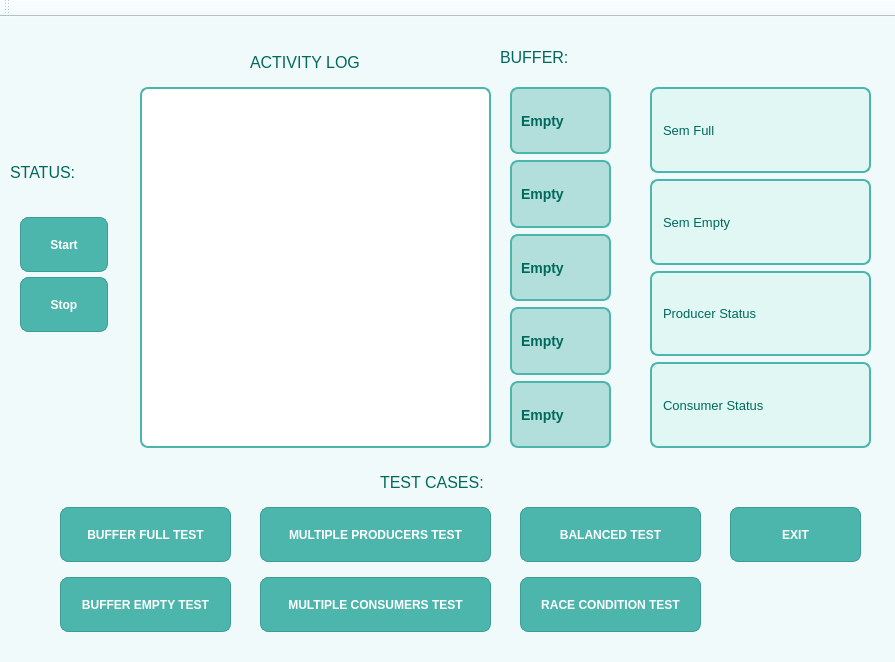
<?xml version="1.0" encoding="UTF-8"?>
<ui version="4.0">
 <class>MainWindow</class>
 <widget class="QMainWindow" name="MainWindow">
  <property name="geometry">
   <rect>
    <x>0</x>
    <y>0</y>
    <width>895</width>
    <height>662</height>
   </rect>
  </property>
  <property name="windowTitle">
   <string>MainWindow</string>
  </property>
  <property name="styleSheet">
   <string notr="true">QMainWindow {
    background-color: #f0fafa;
}

QWidget {
    background-color: #f0fafa;
    font-family: Arial;
    font-size: 12px;
}

QPushButton {
    background-color: #4db6ac;
    color: #ffffff;
    border-radius: 8px;
    padding: 6px;
    font-weight: bold;
    border: 1px solid #3a9e94;
}

QPushButton:hover {
    background-color: #3a9e94;
}

QPushButton:disabled {
    background-color: #b2dfdb;
    color: #80cbc4;
}

QTextEdit {
    background-color: #ffffff;
    border: 2px solid #4db6ac;
	
    border-radius: 8px;
    padding: 5px;
    color: #00695c;
	font-size:14px;
}

QLabel {
    color: #00695c; 
    font-weight: bold;
	font:16px;
	qproperty-alignment: AlignCenter;
}

QLabel#slot0, QLabel#slot1, QLabel#slot2, QLabel#slot3, QLabel#slot4 {
    background-color: #b2dfdb;
    border: 2px solid #4db6ac;
    border-radius: 8px;
    color: #00695c;
    font-size: 14px;
    font-weight: bold;
    padding: 5px;
    min-height: 50px;
    qproperty-alignment: AlignCenter;
}

QLabel#semFullLabel, QLabel#semEmptyLabel {
    background-color: #e0f7f4;
    border: 2px solid #4db6ac;
    border-radius: 8px;
    padding: 8px;
    font-size: 13px;
}

QLabel#producerStatusLabel, QLabel#consumerStatusLabel {
    background-color: #e0f7f4;
    border: 2px solid #4db6ac;
    border-radius: 8px;
    padding: 8px;
    font-size: 13px;
}</string>
  </property>
  <widget class="QWidget" name="centralwidget">
   <widget class="QPushButton" name="startButton">
    <property name="geometry">
     <rect>
      <x>20</x>
      <y>200</y>
      <width>88</width>
      <height>55</height>
     </rect>
    </property>
    <property name="text">
     <string>Start</string>
    </property>
   </widget>
   <widget class="QPushButton" name="stopButton">
    <property name="geometry">
     <rect>
      <x>20</x>
      <y>260</y>
      <width>88</width>
      <height>55</height>
     </rect>
    </property>
    <property name="text">
     <string>Stop</string>
    </property>
   </widget>
   <widget class="QLabel" name="label">
    <property name="geometry">
     <rect>
      <x>10</x>
      <y>130</y>
      <width>101</width>
      <height>51</height>
     </rect>
    </property>
    <property name="text">
     <string>STATUS:</string>
    </property>
   </widget>
   <widget class="QLabel" name="label_7">
    <property name="geometry">
     <rect>
      <x>250</x>
      <y>30</y>
      <width>141</width>
      <height>31</height>
     </rect>
    </property>
    <property name="text">
     <string>ACTIVITY LOG</string>
    </property>
   </widget>
   <widget class="QTextEdit" name="logDisplay">
    <property name="geometry">
     <rect>
      <x>140</x>
      <y>70</y>
      <width>351</width>
      <height>361</height>
     </rect>
    </property>
   </widget>
   <widget class="QPushButton" name="testFullButton">
    <property name="geometry">
     <rect>
      <x>60</x>
      <y>490</y>
      <width>171</width>
      <height>55</height>
     </rect>
    </property>
    <property name="text">
     <string>BUFFER FULL TEST</string>
    </property>
   </widget>
   <widget class="QPushButton" name="testRaceButton">
    <property name="geometry">
     <rect>
      <x>520</x>
      <y>560</y>
      <width>181</width>
      <height>55</height>
     </rect>
    </property>
    <property name="text">
     <string>RACE CONDITION TEST</string>
    </property>
   </widget>
   <widget class="QPushButton" name="testEmptyButton">
    <property name="geometry">
     <rect>
      <x>60</x>
      <y>560</y>
      <width>171</width>
      <height>55</height>
     </rect>
    </property>
    <property name="text">
     <string>BUFFER EMPTY TEST</string>
    </property>
   </widget>
   <widget class="QPushButton" name="testMultiProdButton">
    <property name="geometry">
     <rect>
      <x>260</x>
      <y>490</y>
      <width>231</width>
      <height>55</height>
     </rect>
    </property>
    <property name="styleSheet">
     <string notr="true"/>
    </property>
    <property name="text">
     <string>MULTIPLE PRODUCERS TEST</string>
    </property>
   </widget>
   <widget class="QPushButton" name="testMultiConsButton">
    <property name="geometry">
     <rect>
      <x>260</x>
      <y>560</y>
      <width>231</width>
      <height>55</height>
     </rect>
    </property>
    <property name="text">
     <string>MULTIPLE CONSUMERS TEST</string>
    </property>
   </widget>
   <widget class="QPushButton" name="balancedTestButton">
    <property name="geometry">
     <rect>
      <x>520</x>
      <y>490</y>
      <width>181</width>
      <height>55</height>
     </rect>
    </property>
    <property name="text">
     <string>BALANCED TEST</string>
    </property>
   </widget>
   <widget class="QLabel" name="label_2">
    <property name="geometry">
     <rect>
      <x>380</x>
      <y>450</y>
      <width>141</width>
      <height>31</height>
     </rect>
    </property>
    <property name="text">
     <string>TEST CASES:</string>
    </property>
   </widget>
   <widget class="QWidget" name="verticalLayoutWidget">
    <property name="geometry">
     <rect>
      <x>510</x>
      <y>70</y>
      <width>101</width>
      <height>361</height>
     </rect>
    </property>
    <layout class="QVBoxLayout" name="slotsLayout">
     <item>
      <widget class="QLabel" name="slot0">
       <property name="minimumSize">
        <size>
         <width>10</width>
         <height>64</height>
        </size>
       </property>
       <property name="text">
        <string>Empty</string>
       </property>
      </widget>
     </item>
     <item>
      <widget class="QLabel" name="slot1">
       <property name="minimumSize">
        <size>
         <width>10</width>
         <height>64</height>
        </size>
       </property>
       <property name="text">
        <string>Empty</string>
       </property>
      </widget>
     </item>
     <item>
      <widget class="QLabel" name="slot2">
       <property name="minimumSize">
        <size>
         <width>10</width>
         <height>64</height>
        </size>
       </property>
       <property name="text">
        <string>Empty</string>
       </property>
      </widget>
     </item>
     <item>
      <widget class="QLabel" name="slot3">
       <property name="minimumSize">
        <size>
         <width>10</width>
         <height>64</height>
        </size>
       </property>
       <property name="text">
        <string>Empty</string>
       </property>
      </widget>
     </item>
     <item>
      <widget class="QLabel" name="slot4">
       <property name="minimumSize">
        <size>
         <width>10</width>
         <height>64</height>
        </size>
       </property>
       <property name="text">
        <string>Empty</string>
       </property>
      </widget>
     </item>
    </layout>
   </widget>
   <widget class="QWidget" name="verticalLayoutWidget_2">
    <property name="geometry">
     <rect>
      <x>650</x>
      <y>70</y>
      <width>221</width>
      <height>361</height>
     </rect>
    </property>
    <layout class="QVBoxLayout" name="statusLayout">
     <item>
      <widget class="QLabel" name="semFullLabel">
       <property name="text">
        <string>Sem Full </string>
       </property>
      </widget>
     </item>
     <item>
      <widget class="QLabel" name="semEmptyLabel">
       <property name="text">
        <string>Sem Empty</string>
       </property>
      </widget>
     </item>
     <item>
      <widget class="QLabel" name="producerStatusLabel">
       <property name="text">
        <string>Producer Status</string>
       </property>
      </widget>
     </item>
     <item>
      <widget class="QLabel" name="consumerStatusLabel">
       <property name="text">
        <string>Consumer Status</string>
       </property>
      </widget>
     </item>
    </layout>
   </widget>
   <widget class="QPushButton" name="exitButton">
    <property name="geometry">
     <rect>
      <x>730</x>
      <y>490</y>
      <width>131</width>
      <height>55</height>
     </rect>
    </property>
    <property name="text">
     <string>EXIT</string>
    </property>
   </widget>
   <widget class="QLabel" name="label_3">
    <property name="geometry">
     <rect>
      <x>500</x>
      <y>20</y>
      <width>121</width>
      <height>41</height>
     </rect>
    </property>
    <property name="text">
     <string>BUFFER:</string>
    </property>
   </widget>
  </widget>
  <widget class="QMenuBar" name="menubar">
   <property name="geometry">
    <rect>
     <x>0</x>
     <y>0</y>
     <width>895</width>
     <height>19</height>
    </rect>
   </property>
  </widget>
  <widget class="QToolBar" name="toolBar">
   <property name="windowTitle">
    <string>toolBar</string>
   </property>
   <attribute name="toolBarArea">
    <enum>TopToolBarArea</enum>
   </attribute>
   <attribute name="toolBarBreak">
    <bool>false</bool>
   </attribute>
  </widget>
  <widget class="QStatusBar" name="statusBar"/>
 </widget>
 <resources/>
 <connections/>
</ui>
